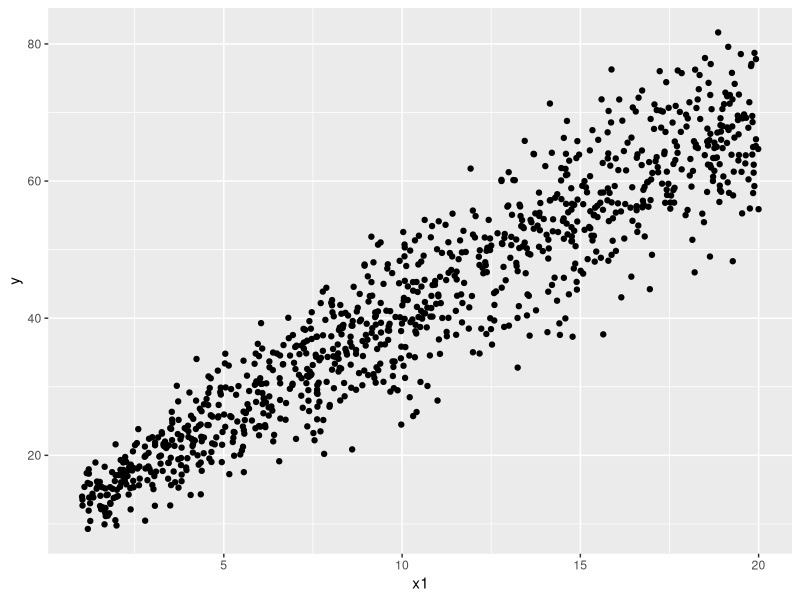

R code for this plot:
# Snippet to generate linear relationships. Variance can be constant or variable. 

library(ggplot2)

set.seed(1)

# parameters ----
n = 1000
b0 = 10
b1 = 3
x1 = runif(n, 1, 20)
constant_variance = 25
unconstant_variance_structure = 1 + 3*x1


# linear regression. Fixed SD. ----
# Equivalents
y = b0 + b1*x1 + rnorm(n, 0, sqrt(constant_variance))
y =  MASS::mvrnorm(n = 1, mu = b0 + b1*x1, Sigma = diag(constant_variance,1000,1000))

# linear regression. SD depends on X1 ----
y =  MASS::mvrnorm(n = 1, mu = b0 + b1*x1, Sigma = diag(unconstant_variance_structure))

# DF ----
df = data.frame(y, x1)

# check ----
ggplot( data  = df, aes( x = x1, y = y)) + 
  geom_point()

reg= lm(y ~ x1, data = df)
sd(reg$residuals)
summary(reg)

